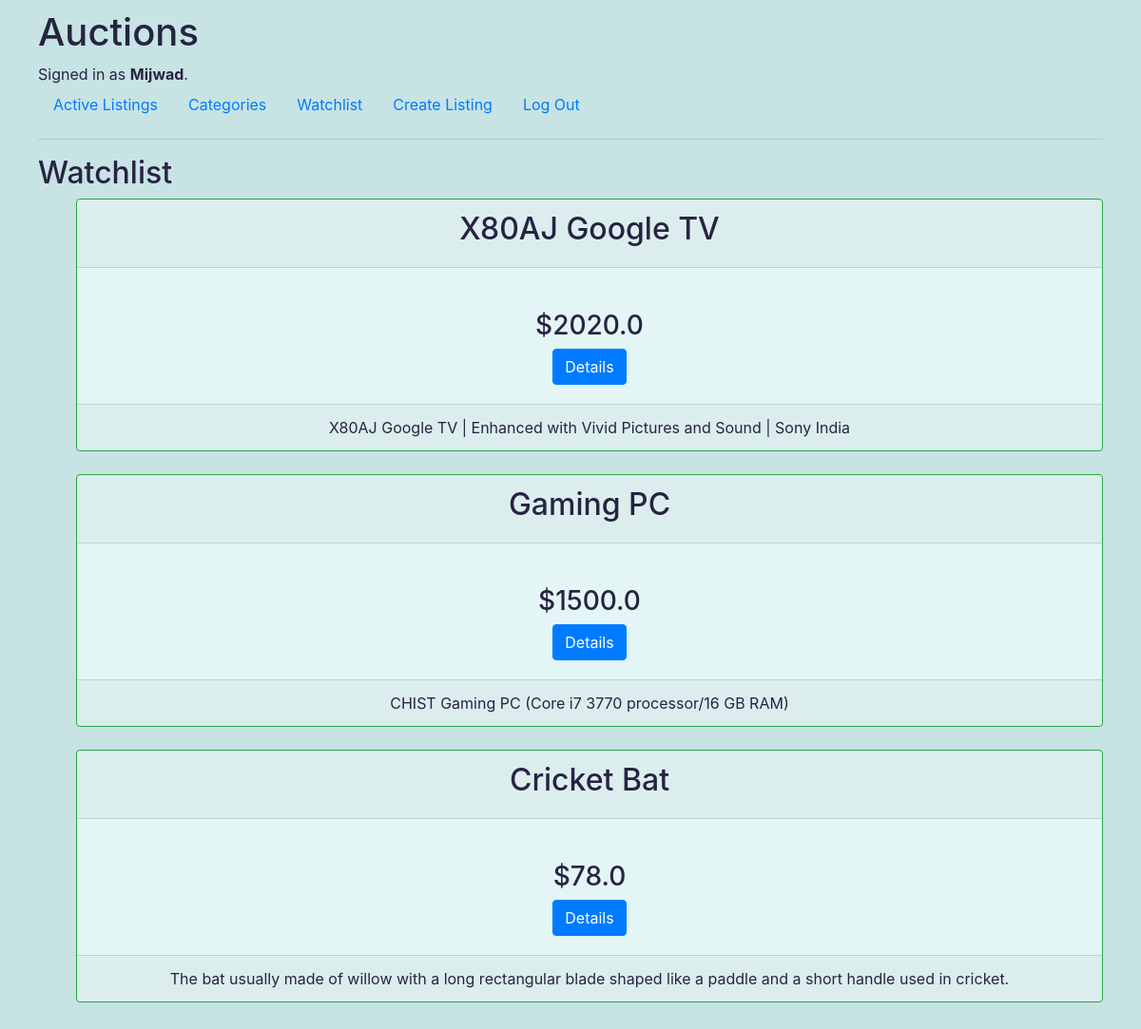
/view_watchlist/ (signed in), run on the app's committed database.
### auctions/models.py (models this page shows)
class User(AbstractUser):
    pass

class Listing(models.Model):
    title = models.CharField(max_length=64)
    description = models.CharField(max_length=1000)
    starting_bid = models.FloatField()
    isActive = models.BooleanField(default=True)
    watchlist = models.ManyToManyField(User, blank=True, related_name="watchlist")
    image = models.URLField(blank=True)
    category_choices = [
        ('EL','Electronics'),
        ('SP','Sports'),
        ('HO','Home'),
        ('TV','TV'),
        ('PC','PC'),
        ('CA','Cars'),
        ('SH','Shoes'),
        ('AC','Accessories'),
        ('FS', 'Fashion'),
        ('TY', 'Toys'),
        ('OT','Other')
    ]
    category = models.CharField(choices=category_choices, max_length=2)
    owner = models.ForeignKey(User, on_delete=models.CASCADE,  related_name="user")
    @property
    def highest_bid(self):
        highest_bid = Bid.get_highest_bid(self)
        return highest_bid

class Bid(models.Model):
    item = models.ForeignKey(Listing, on_delete=models.CASCADE, related_name="item")
    bidder = models.ForeignKey(User, on_delete=models.CASCADE, related_name="bidder")
    bid_amount = models.FloatField()
    @classmethod
    def get_highest_bid(cls, listing):
        highest_bid = cls.objects.filter(item=listing).order_by('-bid_amount').first()
        return highest_bid

### auctions/views.py (the view)
# urls.py: path("view_watchlist/", views.view_watchlist, name="view_watchlist"),
def view_watchlist(request):
    user = request.user
    listings = user.watchlist.all()
    return render(request, "auctions/watchlist.html", {
        "listings": listings
    })

### auctions/templates/auctions/watchlist.html (shortened to what this page needs)
{% extends "auctions/layout.html" %}
{% block body %}
    <h2>Watchlist</h2>
    <ul>
        {% for listing in listings %}
        <div style="background-color: #e3f6f5;" class="card text-center border-success">
            <div class="card-header">
                <h2>{{ listing.title }}</h2>
            </div>
            <div class="card-body">
              {% if listing.highest_bid %}
              <h3 class="card-text">${{ listing.highest_bid.bid_amount }}</h3>
              {% else %}
              <h3 class="card-text">${{ listing.starting_bid }}</h3>
              {% endif %}
              <a href="{% url 'listing' listing.id %}" class="btn btn-primary">Details</a>
            </div>
            <div class="card-footer">
              {{ listing.description }}
            </div>
          </div>
          <br>
        {% endfor %}
    </ul>
{% endblock %}

### auctions/templates/auctions/layout.html (shortened to what this page needs)
{% load static %}
<!DOCTYPE html>
<html lang="en">
    <head>
        <link rel="stylesheet" href="https://stackpath.bootstrapcdn.com/bootstrap/4.4.1/css/bootstrap.min.css">
        <link href="{% static 'auctions/styles.css' %}" rel="stylesheet">
    </head>
    <body>
        <h1>Auctions</h1>
        <div>
            {% if user.is_authenticated %}
                Signed in as <strong>{{ user.username }}</strong>.
            {% else %}
                Not signed in.
            {% endif %}
        </div>
        <ul class="nav">
            <li class="nav-item">
                <a class="nav-link" href="{% url 'index' %}">Active Listings</a>
            </li>
            <li class="nav-item">
                <a class="nav-link" href="{% url 'categories' %}">Categories</a>
            </li>
            {% if user.is_authenticated %}
                <li class="nav-item">
                    <a class="nav-link" href="{% url 'view_watchlist' %}">Watchlist</a>
                </li>
                <li class="nav-item">
                    <a class="nav-link" href="{% url 'create' %}">Create Listing</a>
                </li>
                <li class="nav-item">
                    <a class="nav-link" href="{% url 'logout' %}">Log Out</a>
                </li>
            {% endif %}
        </ul>
        <hr>
        {% block body %}
        {% endblock %}
    </body>
</html>

### auctions/static/auctions/styles.css (style rules this page uses)
body { padding: 10px; }

### auctions/templates/auctions/layout.html (style rules this page uses)
body { background-color: #c7e3e3; color: #272343; padding-left: 40px; padding-right: 40px; }

### data on the page
User: username "Mijwad"
Listing: title "X80AJ Google TV", highest_bid.bid_amount "2020.0", description "X80AJ Google TV | Enhanced with Vivid Pictures and Sound | Sony India"
Listing: title "Gaming PC", highest_bid.bid_amount "1500.0", description "CHIST Gaming PC (Core i7 3770 processor/16 GB RAM)"
Listing: title "Cricket Bat", highest_bid.bid_amount "78.0", description "The bat usually made of willow with a long rectangular blade shaped like a paddle and a short handle used in cricket."
